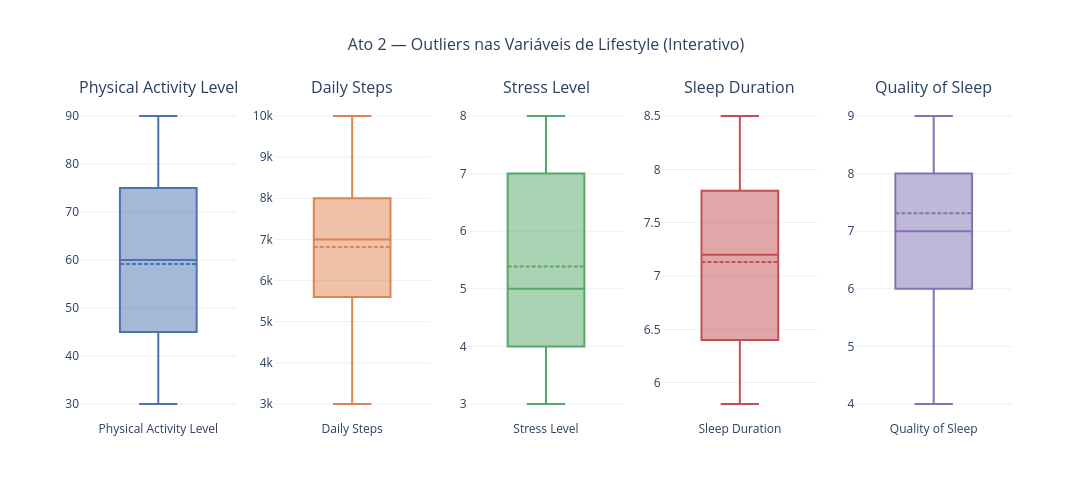

Source (notebook cell):
### Markdown cell above
---

**IQR — o que é visualmente no boxplot**

O boxplot tem 5 elementos:

```
|----[  Q1 ====== MEDIANA ====== Q3  ]-----|
     mínimo                          máximo
      whisker                        whisker
```

**IQR = Q3 - Q1** — é literalmente **a largura da caixa** no boxplot.

---

**Aplicando nos seus dados**

**Physical Activity Level — IQR = 30**
Olha a caixa no boxplot: ela vai de ~45 a ~75. Os 50% centrais da amostra praticam entre 45 e 75 minutos de atividade por dia. Uma variação de 30 minutos dentro do grupo central — relativamente ampla, confirmando o std alto de 20.83.

**Daily Steps — IQR = 2400**
A caixa vai de ~5600 a ~8000 passos. Os 50% centrais caminham entre 5600 e 8000 passos/dia. Amplo também — pessoas muito sedentárias convivem com pessoas bem ativas na mesma amostra.

**Stress Level — IQR = 3**
A caixa vai de ~4 a ~7. Os 50% centrais têm estresse entre 4 e 7 numa escala de 1-10. Isso é bastante — significa que metade da amostra está na faixa de estresse moderado a alto.

**Sleep Duration — IQR = 1.4**
A caixa é estreita — de ~6.4 a ~7.8 horas. Os 50% centrais dormem entre 6.4 e 7.8 horas. Pouca variação, confirma o std baixo de 0.80.

**Quality of Sleep — IQR = 2**
A caixa vai de ~6 a ~8. Os 50% centrais avaliam o sono entre 6 e 8. Razoavelmente concentrado.

---

**A regra prática para ler IQR:**

```
IQR pequeno → caixa estreita → 50% centrais concentrados → baixa dispersão
IQR grande  → caixa larga   → 50% centrais espalhados   → alta dispersão
```

---

**Conectando com sua interpretação:**

Você estava certo no raciocínio — Physical Activity e Daily Steps têm alta variabilidade tanto no std quanto no IQR, confirmando pelos dois ângulos. Sleep Duration e Quality of Sleep têm baixa variabilidade pelos dois também. O Stress Level é o mais interessante — std alto, IQR = 3, e skew positivo — uma minoria com estresse muito alto puxando a média acima da mediana.

Essa minoria de alto estresse é exatamente o grupo que vamos investigar no Ato 3. Faz sentido agora?

### Code cell
plot_lifestyle_boxplots_interactive(df)             # plotly — interativo

### Figure 1 — Plotly figure (JSON) as saved in the notebook; plotly's stock layout.template omitted (floating-point values rounded to 4 significant figures; data arrays with more than 128 entries replaced by an {"elided": "..."} marker saying what was removed)
{"data": [{"boxmean": true, "boxpoints": "outliers", "hovertemplate": "<b>%{x}</b><br>Max: %{upperfence}<br>Q3: %{q3}<br>Median: %{median}<br>Mean: %{mean}<br>Q1: %{q1}<br>Min: %{lowerfence}<br><extra></extra>", "marker": {"color": "#4c72b0"}, "name": "Physical Activity Level", "type": "box", "xaxis": "x", "y": {"elided": "374 int values"}, "yaxis": "y"}, {"boxmean": true, "boxpoints": "outliers", "hovertemplate": "<b>%{x}</b><br>Max: %{upperfence}<br>Q3: %{q3}<br>Median: %{median}<br>Mean: %{mean}<br>Q1: %{q1}<br>Min: %{lowerfence}<br><extra></extra>", "marker": {"color": "#dd8452"}, "name": "Daily Steps", "type": "box", "xaxis": "x2", "y": {"elided": "374 int values"}, "yaxis": "y2"}, {"boxmean": true, "boxpoints": "outliers", "hovertemplate": "<b>%{x}</b><br>Max: %{upperfence}<br>Q3: %{q3}<br>Median: %{median}<br>Mean: %{mean}<br>Q1: %{q1}<br>Min: %{lowerfence}<br><extra></extra>", "marker": {"color": "#55a868"}, "name": "Stress Level", "type": "box", "xaxis": "x3", "y": {"elided": "374 int values"}, "yaxis": "y3"}, {"boxmean": true, "boxpoints": "outliers", "hovertemplate": "<b>%{x}</b><br>Max: %{upperfence}<br>Q3: %{q3}<br>Median: %{median}<br>Mean: %{mean}<br>Q1: %{q1}<br>Min: %{lowerfence}<br><extra></extra>", "marker": {"color": "#c44e52"}, "name": "Sleep Duration", "type": "box", "xaxis": "x4", "y": {"elided": "374 float values"}, "yaxis": "y4"}, {"boxmean": true, "boxpoints": "outliers", "hovertemplate": "<b>%{x}</b><br>Max: %{upperfence}<br>Q3: %{q3}<br>Median: %{median}<br>Mean: %{mean}<br>Q1: %{q1}<br>Min: %{lowerfence}<br><extra></extra>", "marker": {"color": "#8172b2"}, "name": "Quality of Sleep", "type": "box", "xaxis": "x5", "y": {"elided": "374 int values"}, "yaxis": "y5"}], "layout": {"annotations": [{"font": {"size": 16}, "showarrow": false, "text": "Physical Activity Level", "x": 0.084, "xanchor": "center", "xref": "paper", "y": 1, "yanchor": "bottom", "yref": "paper"}, {"font": {"size": 16}, "showarrow": false, "text": "Daily Steps", "x": 0.292, "xanchor": "center", "xref": "paper", "y": 1, "yanchor": "bottom", "yref": "paper"}, {"font": {"size": 16}, "showarrow": false, "text": "Stress Level", "x": 0.5, "xanchor": "center", "xref": "paper", "y": 1, "yanchor": "bottom", "yref": "paper"}, {"font": {"size": 16}, "showarrow": false, "text": "Sleep Duration", "x": 0.708, "xanchor": "center", "xref": "paper", "y": 1, "yanchor": "bottom", "yref": "paper"}, {"font": {"size": 16}, "showarrow": false, "text": "Quality of Sleep", "x": 0.916, "xanchor": "center", "xref": "paper", "y": 1, "yanchor": "bottom", "yref": "paper"}], "height": 500, "showlegend": false, "title": {"font": {"size": 16}, "text": "Ato 2 — Outliers nas Variáveis de Lifestyle (Interativo)", "x": 0.5}, "width": 1200, "xaxis": {"anchor": "y", "domain": [0, 0.168]}, "xaxis2": {"anchor": "y2", "domain": [0.208, 0.376]}, "xaxis3": {"anchor": "y3", "domain": [0.416, 0.584]}, "xaxis4": {"anchor": "y4", "domain": [0.624, 0.792]}, "xaxis5": {"anchor": "y5", "domain": [0.832, 1]}, "yaxis": {"anchor": "x", "domain": [0, 1]}, "yaxis2": {"anchor": "x2", "domain": [0, 1]}, "yaxis3": {"anchor": "x3", "domain": [0, 1]}, "yaxis4": {"anchor": "x4", "domain": [0, 1]}, "yaxis5": {"anchor": "x5", "domain": [0, 1]}}}
